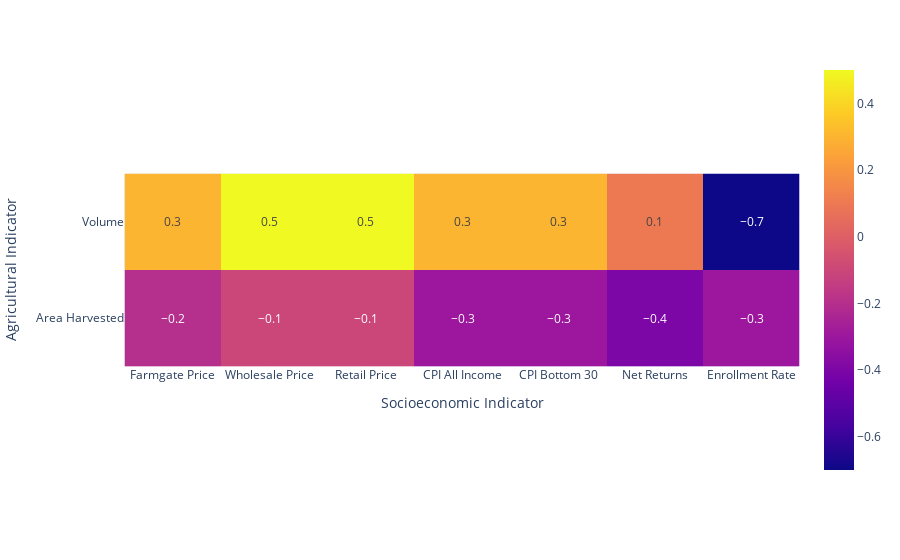

Notebook code for this chart:
### Code cell
# Analysis and Additional Datasets
# Poverty Incidence per Region
df8 = pd.read_csv("datasets/poverty_incidence.csv", skiprows=1)
df8["Commodity"] = "Rice"
df8 = preprocess_baesians_2(df8, {"Rice": "Rice"}, melt_value="Poverty Incidence")
df8.drop("Commodity", axis=1, inplace=True)

# df = pd.merge(df, df8) # NOTE: Poverty Incidence only on 2015, 2018, 2021

# Enrollment Rate per Region
df9 = pd.read_csv("datasets/enrollment.csv")
df9["Geolocation"] = df["Geolocation"].str.lower().replace(region_short_to_short_long)
df9 = df9.filter(regex="Geolocation|Both Sexes")
df9.rename(lambda x: x.split()[2] if "Both" in x else x, axis=1, inplace=True)
df9 = df9.melt(["Geolocation"], df9.columns[1:], "Period", "Enrollment Rate")

df = pd.merge(df, df9) 

# for x in ["Volume", "Area Harvested"]:
#     for y in ["Retail Price", "Wholesale Price", "Farmgate Price", "CPI All Income", "CPI Bottom 30"]:
#         fig = px.scatter(df, x=x, y=y)
#         # fig.show()
        
# # Correlation Matrix for Annual-Regions
df.info()
df = df[df["Commodity"] == "Rice"]
contingency = df.iloc[:, 3:].corr(method="spearman")
cont_1 = contingency.iloc[:2, 2:]
fig = px.imshow(cont_1, text_auto=True, labels={"x": "Socioeconomic Indicator", "y": "Agricultural Indicator"})
fig.show()

# contingency = df.iloc[:, 3:].corr(method="spearman")
# cont_1 = contingency.iloc[:3, 3:]
# fig = px.imshow(cont_1, text_auto=True)
# fig.show()

# contingency

### Figure 1 — Plotly figure (JSON) as saved in the notebook; plotly's stock layout.template omitted (floating-point values rounded to 4 significant figures)
{"data": [{"coloraxis": "coloraxis", "hovertemplate": "Socioeconomic Indicator: %{x}<br>Agricultural Indicator: %{y}<br>color: %{z}<extra></extra>", "name": "0", "texttemplate": "%{z}", "type": "heatmap", "x": ["Farmgate Price", "Wholesale Price", "Retail Price", "CPI All Income", "CPI Bottom 30", "Net Returns", "Enrollment Rate"], "xaxis": "x", "y": ["Volume", "Area Harvested"], "yaxis": "y", "z": [[0.3, 0.5, 0.5, 0.3, 0.3, 0.1, -0.7], [-0.2, -0.1, -0.1, -0.3, -0.3, -0.4, -0.3]]}], "layout": {"coloraxis": {"colorscale": [[0, "#0d0887"], [0.1111, "#46039f"], [0.2222, "#7201a8"], [0.3333, "#9c179e"], [0.4444, "#bd3786"], [0.5556, "#d8576b"], [0.6667, "#ed7953"], [0.7778, "#fb9f3a"], [0.8889, "#fdca26"], [1, "#f0f921"]]}, "margin": {"t": 60}, "xaxis": {"anchor": "y", "constrain": "domain", "domain": [0, 1], "scaleanchor": "y", "title": {"text": "Socioeconomic Indicator"}}, "yaxis": {"anchor": "x", "autorange": "reversed", "constrain": "domain", "domain": [0, 1], "title": {"text": "Agricultural Indicator"}}}}
